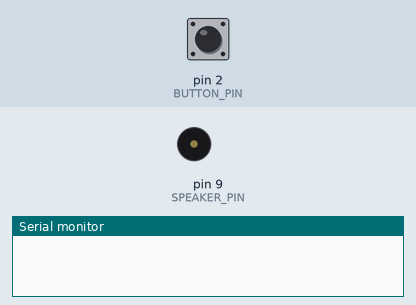
Bench run of a sketch on a simulated Arduino Uno, built with avr-gcc and run on an emulated ATmega328P. Shown: buzzer (waves = sounding), the last lines printed to the serial monitor. The inputs (shaded band) are chosen by the test bench; at power-on: pin 2 (BUTTON_PIN) HIGH.

Above: at 1.2 s.
1.3 s: pin 2 (BUTTON_PIN) pulled LOW for 0.15 s
At 1.7 s:
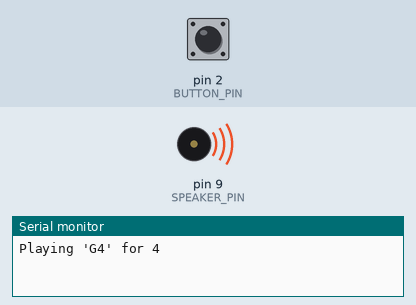
Timing chart, 0 to 17.1 s (numbered marks = the images above; inputs shaded):
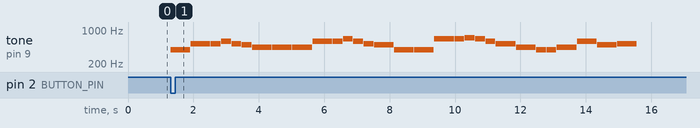

The sketch:

xmas.ino
```cpp
#include "Player.h"

const short SPEAKER_PIN = 9; // PWM PIN speaker is connected to
const short BUTTON_PIN = 2;  // PIN pushbutton is connected to

Player player(SPEAKER_PIN);

void setup() {
    Serial.begin(9600);

    pinMode(BUTTON_PIN, INPUT);

    player.addInstructions("G4:4,C5:4,C5:2,D5:2,C5:2,B4:2,A4:4,A4:4");
    player.addInstructions("A4:4,D5:4,D5:2,E5:2,D5:2,C5:2,B4:4,G4:4");
    player.addInstructions("G4:4,E5:4,E5:2,F5:2,E5:2,D5:2,C5:4,A4:4,G4:2,G4:2,A4:4,D5:4,B4:4,C5:4");
}

void loop() {
    if (digitalRead(BUTTON_PIN) == LOW) {
       player.play();
    }
}
```

Note.cpp
```cpp
#include "Arduino.h"
#include "Note.h"

Note::Note(String name, short frequency)
{
    this->name      = name;
    this->tempo     = 150;
    this->frequency = frequency;
}

void Note::play(short outputPin, int duration)
{
    Serial.print("Playing '");
    Serial.print(this->name);
    Serial.print("' for ");
    Serial.println(duration);

    // TODO: duration of zero is bad ;)

    if (this->frequency) {
        tone(outputPin, this->frequency, duration * this->tempo);
        delay(duration * this->tempo);
    } else {
        delay(duration * this->tempo);
    }

    delay(this->tempo / 10);
}
```

Note.h
```cpp
#ifndef Note_h
#define Note_h

class Note {
    short frequency;
    int tempo;

public:
    String name;

    Note(String name, short frequency = NULL);
    void play(short outputPin, int duration);
};

#endif
```

Notes.cpp
```cpp
#include "Arduino.h"
#include "Notes.h"

Note * Notes::find(String name)
{
    if (!notes) { notes = new Notes(); }

    // TODO: error handling
    for (int i = 0; i < notes->size; i++) {
        if (notes->noteCollection[i]->name == name) {
            return notes->noteCollection[i];
        }
    }
}

Notes::Notes()
{
    this->size = 15;

    // TODO: read this from a string

    this->noteCollection = new Note*[this->size];

    this->noteCollection[0]  = new Note("R"); // Rest
    this->noteCollection[1]  = new Note("C4", 262);
    this->noteCollection[2]  = new Note("D4", 294);
    this->noteCollection[3]  = new Note("E4", 330);
    this->noteCollection[4]  = new Note("F4", 349);
    this->noteCollection[5]  = new Note("G4", 392);
    this->noteCollection[6]  = new Note("A4", 440);
    this->noteCollection[7]  = new Note("B4", 494);
    this->noteCollection[8]  = new Note("C5", 523);
    this->noteCollection[9]  = new Note("D5", 587);
    this->noteCollection[10] = new Note("E5", 659);
    this->noteCollection[11] = new Note("F5", 699);
    this->noteCollection[12] = new Note("G5", 784);
    this->noteCollection[13] = new Note("A5", 880);
    this->noteCollection[14] = new Note("B5", 988);
}

Notes * Notes::notes; // Required to handle undefined reference in singleton
```

Notes.h
```cpp
#ifndef Notes_h
#define Notes_h

#include "Note.h"

class Notes {
    int size;

public:
    static Note * find(String name);
private:
    Notes();

    Note **noteCollection;
    static Notes * notes;
};

#endif
```

PlayableNote.cpp
```cpp
#include "Arduino.h"
#include "PlayableNote.h"
#include "Notes.h"

PlayableNote::PlayableNote(short outputPin, String instruction)
{
    this->outputPin = outputPin;
    this->duration  = durationFrom(instruction);

    this->note = Notes::find(noteNameFrom(instruction));
}

void PlayableNote::play()
{
    this->note->play(this->outputPin, this->duration);
}

int PlayableNote::delimiterPosition(String instruction)
{
    return instruction.indexOf(':');
}

String PlayableNote::noteNameFrom(String instruction)
{
    return instruction.substring(0, delimiterPosition(instruction));
}

int PlayableNote::durationFrom(String instruction)
{
    return instruction.substring(delimiterPosition(instruction) + 1).toInt();
}
```

PlayableNote.h
```cpp
#ifndef PlayableNote_h
#define PlayableNote_h

#include "Note.h"

class PlayableNote {
    short outputPin;
    Note * note;
    int duration;

public:
    PlayableNote(short outputPin, String instruction);
    void play();
private:
    int delimiterPosition(String instruction);
    String noteNameFrom(String instruction);
    int durationFrom(String instruction);
};

#endif
```

Player.cpp
```cpp
#include "Arduino.h"
#include "Player.h"
#include "PlayableNote.h"

Player::Player(short outputPin)
{
    this->outputPin = outputPin;
}

void Player::addInstructions(String instructions)
{
    if (this->instructions.length() > 0) {
        this->instructions += ",";
    }

    this->instructions += instructions;
}

void Player::play()
{
    int currentPosition = 0,
        delimiterPosition = 0;

    while ((delimiterPosition = this->instructions.indexOf(',', currentPosition)) >= 0) {
        playNote(this->instructions.substring(currentPosition, delimiterPosition));
        currentPosition = delimiterPosition + 1;
    }

    if (currentPosition <= this->instructions.length()) {
        playNote(this->instructions.substring(currentPosition));
    }
}

void Player::playNote(String instruction)
{
    PlayableNote note(this->outputPin, instruction);
    note.play();
}
```

Player.h
```cpp
#ifndef Player_h
#define Player_h

#include "Arduino.h"

class Player {
    short outputPin;
    String instructions;

public:
    Player(short outputPin);
    void addInstructions(String instructions);
    void play();
private:
    void playNote(String instruction);
};

#endif
```

Measured:
- after the input at 1.3 s, tone on pin 9 (SPEAKER_PIN): plays 392 Hz for 0.60 s, 523 Hz for 0.60 s, 523 Hz for 0.30 s, 587 Hz for 0.30 s, 523 Hz for 0.30 s, 494 Hz for 0.30 s … (30 notes in this stretch), starting at once
